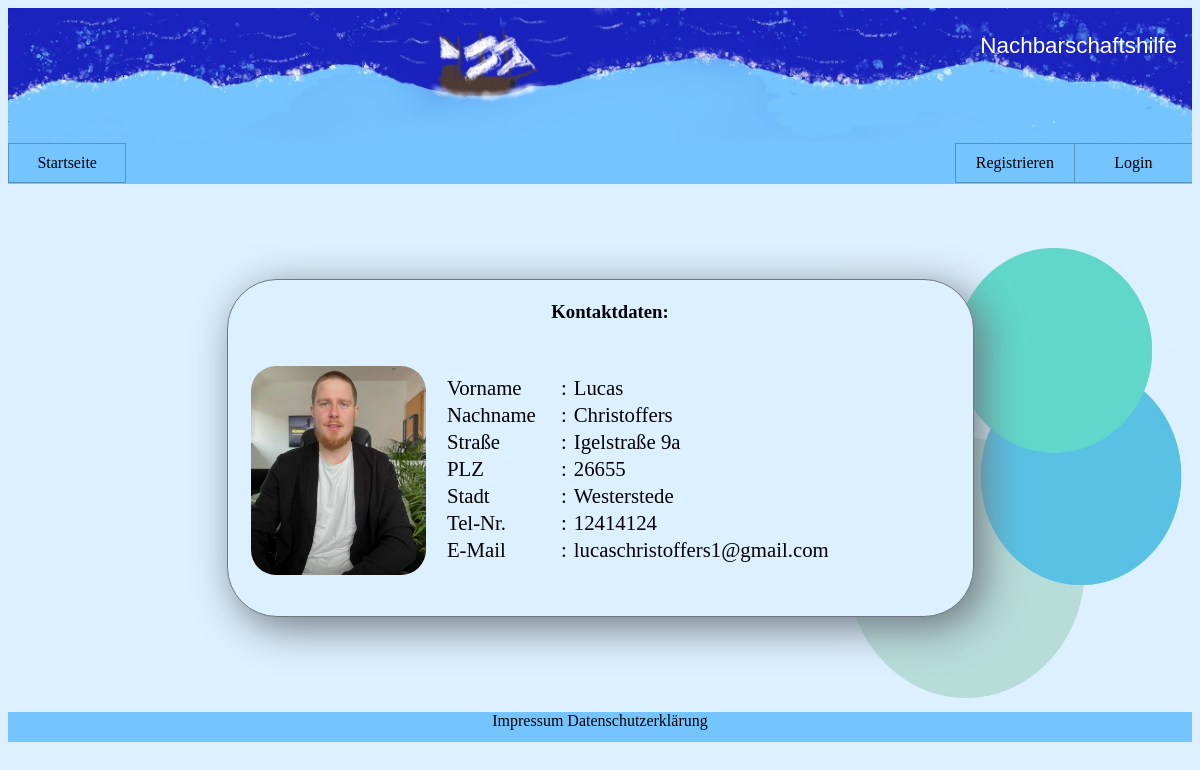
The page /Konto/konto_uebersicht.php?id=1 on the database its author committed.
### tables this page shows
CREATE TABLE Nutzer (
            ID INTEGER PRIMARY KEY AUTOINCREMENT,
            EMail TEXT(40),
            Vorname TEXT(20),
            Nachname TEXT(20),
            Addresse TEXT(40),
            bild TEXT(40),
            PLZ INTEGER,
            telnr INTEGER,
            passwort TEXT(255),
            FOREIGN KEY(PLZ) REFERENCES Stadt(PLZ)
        );

CREATE TABLE Stadt (
            PLZ INTEGER PRIMARY KEY,
            Name TEXT(20)
        );

### Klassen/View/View_Allgemein.php (called while the page is built, shortened)
<?php
class View_Allgmemein{
    public function lade_Template($tpl){
        include "../Klassen/Templates/".$tpl.".php";
        $ausgabe = ob_get_contents();
        return $ausgabe;
    }
}

### Klassen/Kontroller/Kontroller_Konto_Uebersicht.php (called while the page is built, shortened)
<?php
class Kontroller_Konto_Uebersicht{
    private $model;
    private $view;
    public function __construct(){
        $this->model = new Model_Nutzer("../Datenbank/");
        $this->view = new View_Allgmemein();
    }
    public function work(){
        if(isset($_GET['id'])){
            $id = $_GET['id'];
            $template = "tp_Fremd_Konto_Uebersicht";
        }else{
            $id = $_SESSION['UID'];
            $template = "tp_Konto_Uebersicht";
        }
        if($this->model->get_User_Date_ID($id)){
            $erg = $this->model->get_Daten();
            $this->view->set_alte_Werte("email", $erg['EMail']);
            $this->view->set_alte_Werte("vorname", $erg['Vorname']);
            $this->view->set_alte_Werte("nachname", $erg['Nachname']);
            $this->view->set_alte_Werte("adresse", $erg['Addresse']);
            $this->view->set_alte_Werte("bild", $erg['bild']);
            $this->view->set_alte_Werte("plz", $erg['PLZ']);
            $this->view->set_alte_Werte("stadt", $erg['Name']);
            $this->view->set_alte_Werte("tele", $erg['telnr']);
            $this->view->set_alte_Werte("utoken", $_SESSION['UTOKEN']);
            return $this->view->lade_Template($template);
        }else{
        }
    }
}

### Klassen/Model/Model_Nutzer.php (called while the page is built, shortened)
<?php
class Model_Nutzer{
    private $db;
    public function __construct($pfad){
        include "../Datenbank/db_Verbindung.php";
        $this->db = $verbindung;
    }
    public function get_User_Date_ID($id){
        try{
            $query = $this->db->prepare("SELECT * FROM Nutzer LEFT JOIN Stadt ON Nutzer.PLZ = Stadt.PLZ WHERE ID = ?");
            $query->execute([$id]);
            return true;
        }catch(Exception $e){
            return false;
        }
    }
}
?>

### Klassen/Templates/tp_Fremd_Konto_Uebersicht.php (the view)
<div class="layout_Konto_Uebersicht">
    <h3>
        Kontaktdaten:
    </h3>
    <div class="profil_Bild">
        <img src=<?php echo "../Bilder/profile/" . $this->alte_Werte['bild'] ?> alt="Profil Bild">
    </div>
    <div class="kontoinformationen">
        <div class="layout_kategorie schrift">
            <div class="kategorie">Vorname</div>
            <div class="doppelpunkt">:</div>
        </div>
        <div class="info schrift">
            <?php echo $this->alte_Werte['vorname']; ?>
        </div>
        <div class="layout_kategorie schrift">
            <div class="kategorie">Nachname</div>
            <div class="doppelpunkt">:</div>
        </div>
        <div class="info schrift">
            <?php echo $this->alte_Werte['nachname']; ?>
        </div>
        <div class="layout_kategorie schrift">
            <div class="kategorie">Straße</div>
            <div class="doppelpunkt">:</div>
        </div>
        <div class="info schrift">
            <?php echo $this->alte_Werte['adresse']; ?>
        </div>
        <div class="layout_kategorie schrift">
            <div class="kategorie">PLZ</div>
            <div class="doppelpunkt">:</div>
        </div>
        <div class="info schrift">
            <?php echo $this->alte_Werte['plz']; ?>
        </div>
        <div class="layout_kategorie schrift">
            <div class="kategorie">Stadt</div>
            <div class="doppelpunkt">:</div>
        </div>
        <div class="info schrift">
            <?php echo $this->alte_Werte['stadt'] ?>
        </div>
        <div class="layout_kategorie schrift">
            <div class="kategorie">Tel-Nr.</div>
            <div class="doppelpunkt">:</div>
        </div>
        <div class="info schrift">
            <?php echo $this->alte_Werte['tele']; ?>
        </div>
        <div class="layout_kategorie schrift">
            <div class="kategorie">E-Mail</div>
            <div class="doppelpunkt">:</div>
        </div>
        <div class="info schrift">
            <?php echo $this->alte_Werte['email']; ?>
        </div>
    </div>
</div>

### CSS/style.css (style rules this page uses)
body { background-color: #dcf0ff; }

### CSS/Konto/konto.css (style rules this page uses)
.layout_Konto_Uebersicht .profil_Bild { display: flex; width: 25%; }
.layout_Konto_Uebersicht img { margin: auto; border-radius: 25px; width: 100%; max-width: 175px; }
.layout_Konto_Uebersicht .kontoinformationen { margin: auto; display: flex; flex-wrap: wrap; width:70%; }
.layout_Konto_Uebersicht .schrift { font-size: 1.3em; }
.kontoinformationen .doppelpunkt { grid-row: 1/1; grid-column: 2/2; }
.kontoinformationen .kategorie { grid-row: 1/1; grid-column: 1/2; }
.kontoinformationen .layout_kategorie { text-align: left; width: 25%; height: 10%; display: grid; grid-template-columns: 90% 10%; grid-template-rows: 100%; margin-bottom: 3px; }
.kontoinformationen .info { text-align: left; width: 75%; }
.layout_Konto_Uebersicht h3 { max-height: 40px; width: 100%; margin: auto; text-align: center; }
.Main_Container_Konto_Uebersicht .layout_Konto_Uebersicht { background-color: #dcf0ff; padding-bottom: 20px; padding-left: 20px; height: 60%; width: 80%; margin: auto; max-width: 725px; max-height: 330px; display: flex; flex-wrap: wrap; border: 0.5px solid #6E7880; border-radius: 50px; box-shadow: 9px 10px 40px #6E7880; }

### rows shown on the page
nutzer: bild (picture), Vorname "Lucas", Nachname "Christoffers", PLZ.PLZ "26655", PLZ.Name "Westerstede", telnr "12414124", EMail "lucaschristoffers1@gmail.com"

### other values the page prints
$this->alte_Werte['adresse'] "Igelstraße 9a"
